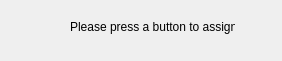
<?xml version="1.0" encoding="UTF-8"?>
<ui version="4.0">
 <class>GetControllerButton</class>
 <widget class="QDialog" name="GetControllerButton">
  <property name="windowModality">
   <enum>Qt::ApplicationModal</enum>
  </property>
  <property name="geometry">
   <rect>
    <x>0</x>
    <y>0</y>
    <width>282</width>
    <height>61</height>
   </rect>
  </property>
  <property name="focusPolicy">
   <enum>Qt::StrongFocus</enum>
  </property>
  <property name="contextMenuPolicy">
   <enum>Qt::NoContextMenu</enum>
  </property>
  <property name="windowTitle">
   <string>Dialog</string>
  </property>
  <property name="modal">
   <bool>false</bool>
  </property>
  <widget class="QLabel" name="label">
   <property name="geometry">
    <rect>
     <x>70</x>
     <y>20</y>
     <width>165</width>
     <height>14</height>
    </rect>
   </property>
   <property name="maximumSize">
    <size>
     <width>271</width>
     <height>41</height>
    </size>
   </property>
   <property name="text">
    <string>Please press a button to assign ...</string>
   </property>
  </widget>
 </widget>
 <resources/>
 <connections/>
</ui>
